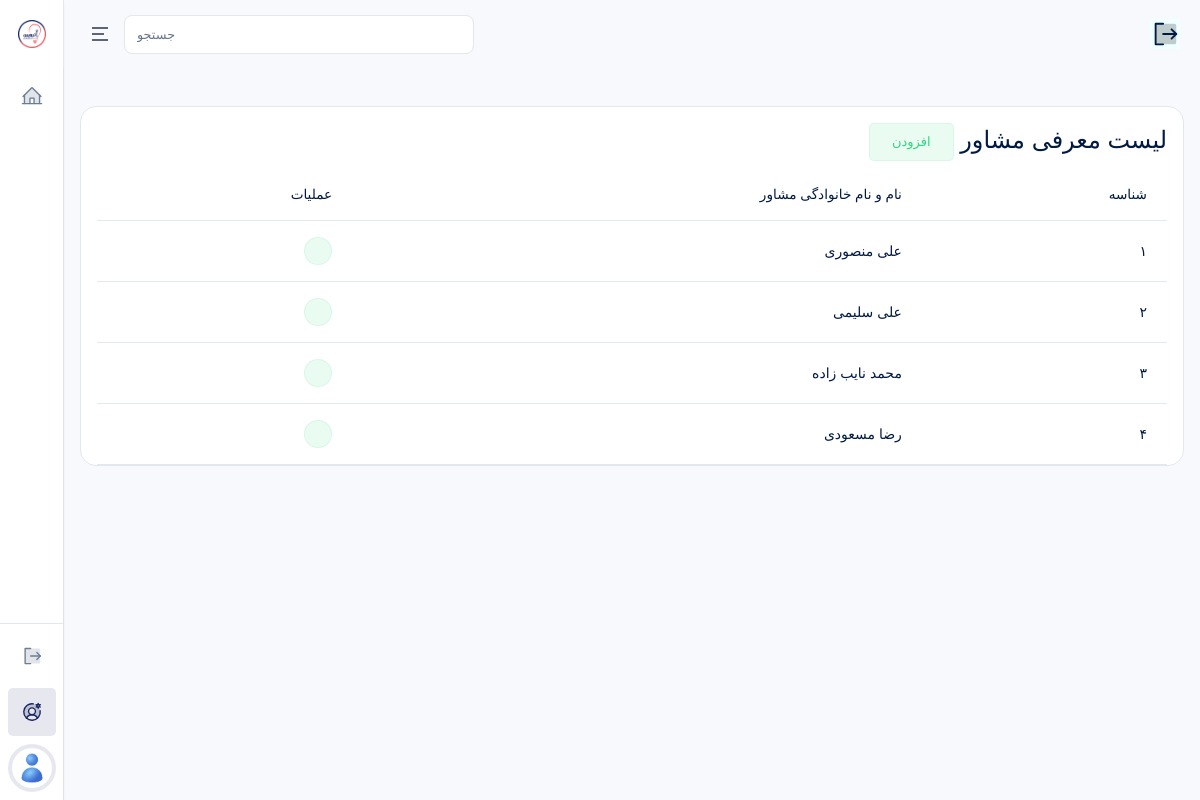
Before: /accounts/admins/consultants/ (signed in) with the older database file.
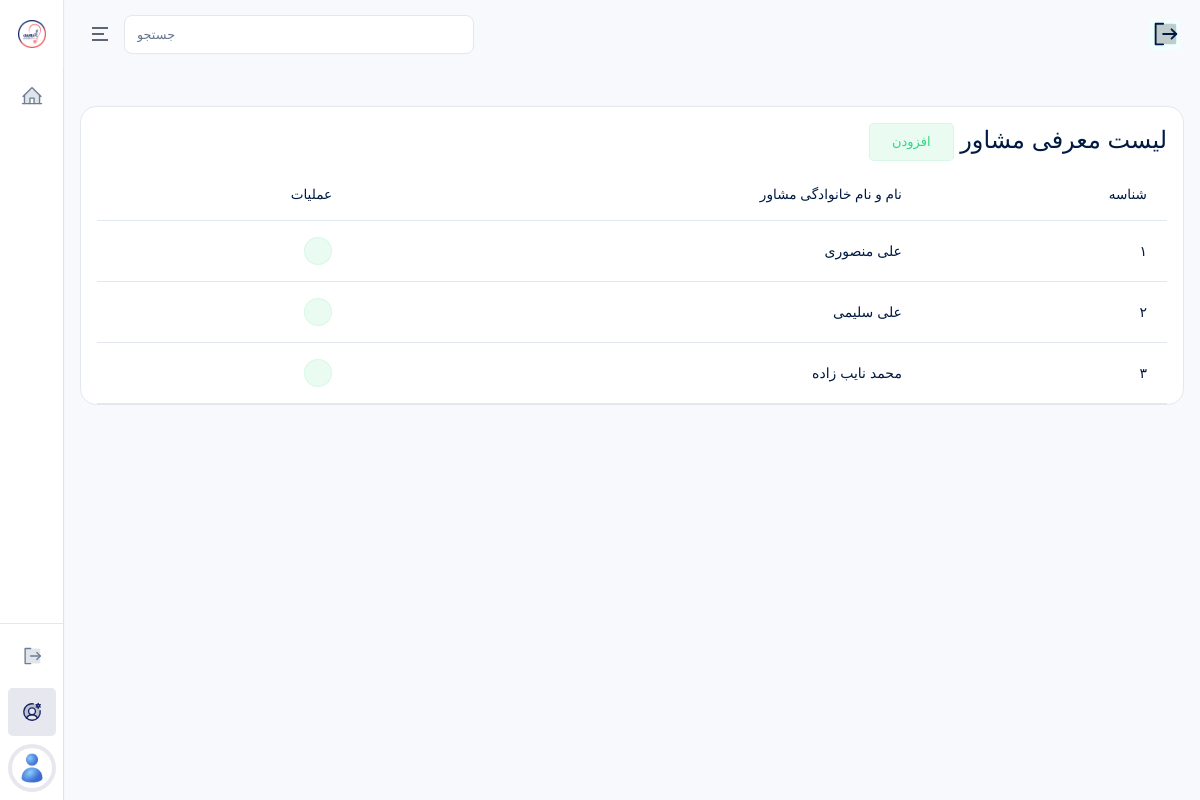
After: the same page with the newer database file.
### accounts/models.py (models this page shows, shortened)
class Consultant(models.Model):
    user = models.OneToOneField(User, on_delete=models.CASCADE, related_name="user_consultant", verbose_name="کاربر")
    bio = CKEditor5Field(
        "معرفی و توضیحات",
        config_name="default"
    )
    show_schedules = models.BooleanField(
        default=True,
        verbose_name="نمایش نوبت های مشاوره"
    )
    class Meta:
        verbose_name = "مشاور"
        verbose_name_plural = "مشاورین"

class User(AbstractUser):
    ROLE_CHOICES = (
        ("super_admin", "مدیرکل"),
        ("supervisor", "ناظر"),
        ("consultant", "مشاور"),
        ("student", "داوطلب"),
    )
    role = models.CharField(max_length=30, choices=ROLE_CHOICES, verbose_name="نقش")
    mobile = models.CharField(max_length=15, blank=True, unique=True, verbose_name="شماره موبایل")
    avatar = models.ImageField(upload_to="avatars/", blank=True, null=True, verbose_name="تصویر پروفایل")
    is_suspended = models.BooleanField(default=False, verbose_name="تعلیق شده")
    suspension_reason = models.TextField(blank=True, verbose_name="دلیل تعلیق")
    is_limited = models.BooleanField(default=False, verbose_name="دسترسی محدود (برای مدیرکل)")
    class Meta:
        verbose_name = "کاربر"
        verbose_name_plural = "کاربران"
        ordering = ["-id"]

### accounts/views.py (the view)
# urls.py: path("admins/consultants/", ConsultantListView.as_view(), name="consultant_list"),
class ConsultantListView(RoleRequiredMixin, SuperAdminSidebarContextMixin, ListView):
    allowed_roles = ["super_admin"]
    model = Consultant
    template_name = "accounts/admins/consultant_list.html"
    context_object_name = "consultants"

### accounts/mixins.py (called while the page is built)
    def get_context_data(self, **kwargs):
        context = super().get_context_data(**kwargs)
        context.update({
            "PlansIntroductionCreated": PlansIntroduction.objects.first(),
            "CounselingIntroductionCreated": CounselingIntroduction.objects.first(),
            "EstimationIntroductionCreated": EstimationIntroduction.objects.first(),
            "ChoiceIntroductionCreated": ChoiceIntroduction.objects.first(),
            "LiveIntroductionCreated": LiveIntroduction.objects.first(),
            "AboutUsIntroductionCreated": AboutUsIntroduction.objects.first(),
            "DataIntroductionCreated": DataIntroduction.objects.first(),
        })
        return context

    def test_func(self):
        return (
            self.request.user.is_authenticated and
            self.request.user.role in self.allowed_roles and
            not self.request.user.is_suspended
        )

### templates/accounts/admins/consultant_list.html (shortened to what this page needs)
{% extends 'bases/dashboard.html' %}
{% load static %}
{% block content %}
<div class="table-responsive" dir="rtl">
    <div class="card-header justify-content-between">
        <div class="card-title">
            <h4>
                لیست معرفی مشاور
                <a href="{% url 'admin_consultant_add' %}">
                    <span class="btn btn-success-transparent">افزودن</span>
                </a>
            </h4>
        </div>
    </div>
    <table class="table text-nowrap table-hover">
        <thead>
            <tr>
                <th scope="col">شناسه</th>
                <th scope="col">نام و نام خانوادگی مشاور</th>
                <th scope="col">عملیات</th>
            </tr>
        </thead>
        <tbody>
            {% for consultant in consultants %}
            <tr>
                <td>
                    {{ consultant.id }}
                </td>
                <td>
                    {{ consultant.user.get_full_name }}
                </td>
                <td>
                    <a href="{% url 'admin_consultant_edit' consultant.id %}" class="btn btn-icon btn-sm btn-success-transparent rounded-pill">
                        <i class="ri-edit-2-line"></i>
                    </a>
                </td>
            </tr>
            {% empty %}
            <tr>
                <td colspan="3" style="text-align: center;">
                    موردی یافت نشد.
                </td>
            </tr>
            {% endfor %}
        </tbody>
    </table>
</div>
{% endblock %}

Changed rows visible on the page:
removed Consultant: id "۴", user.get_full_name "رضا مسعودی"
